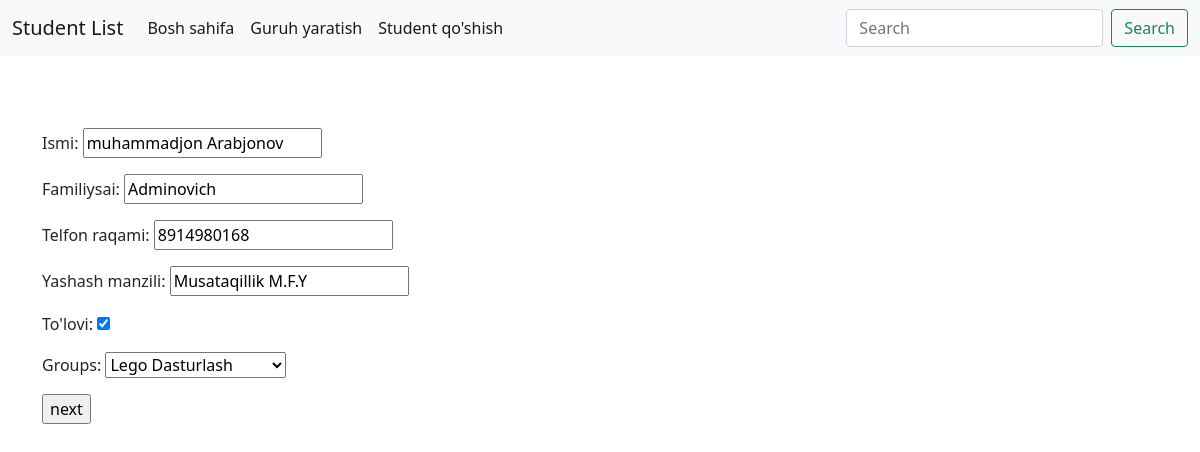
/update_student/3/, run on an earlier commit of the app's database.
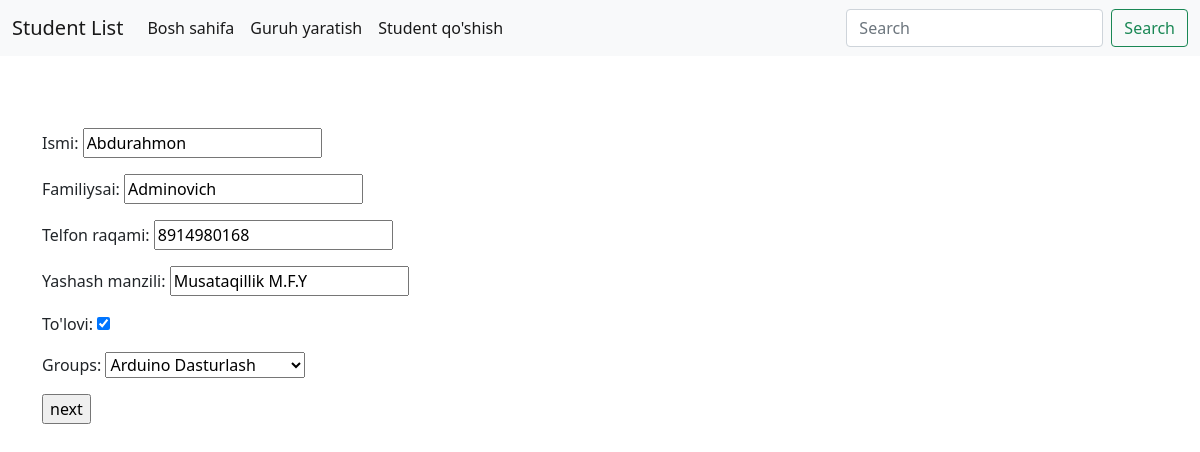
And on a later commit of the database.
### main/models.py (models this page shows, shortened)
class Student(models.Model):
    name = models.CharField('Ismi',max_length=100)
    surname = models.CharField('Familiysai',max_length=100)
    phone = models.CharField('Telfon raqami',max_length=20 ,blank=True)
    address = models.CharField('Yashash manzili',max_length=200,blank=True)
    pay = models.BooleanField('To\'lovi',default=False)
    groups = models.ForeignKey(Groups, related_name='groups',on_delete=models.CASCADE)

### main/views.py (the view)
# urls.py: path('update_student/<pk>/', UpadateStudent.as_view(), name='upadet_student'),
class UpadateStudent(UpdateView):
    model = Student
    fields = '__all__'
    success_url = '/'
    template_name = 'create.html'

### main/models.py (called while the page is built)
    def __str__(self):
        return self.group_name

### templates/create.html (shortened to what this page needs)
{% extends 'base.html' %}
{% load static %}
{% block content %}
<div class="container">
    <form action="" method="POST">
        {{form.as_p}}
        <input type="submit" value="next">
    </form>
</div>
{% endblock content %}

### templates/base.html (shortened to what this page needs)
{% load static %}
<!doctype html>
<html lang="en">
  <head>
    <link rel="stylesheet" href="https://pro.fontawesome.com/releases/v5.10.0/css/all.css"/>
    <link href="https://cdn.jsdelivr.net/npm/bootstrap@5.0.2/dist/css/bootstrap.min.css" rel="stylesheet">
  </head>
  <body>
    <nav class="navbar navbar-expand-lg navbar-light bg-light">
        <div class="container-fluid">
          <a class="navbar-brand" href="{% url 'main:home' %}">Student List</a>
          <div class="collapse navbar-collapse" id="navbarSupportedContent">
            <ul class="navbar-nav me-auto mb-2 mb-lg-0">
              <li class="nav-item">
                <a class="nav-link active" aria-current="page" href="{% url 'main:home' %}">Bosh sahifa </a>
              </li>
              <li class="nav-item">
                <a class="nav-link active" aria-current="page" href="{% url 'main:create_group' %}">Guruh yaratish </a>
              </li>
              <li class="nav-item">
                <a class="nav-link active" aria-current="page" href="{% url 'main:student_create' %}">Student qo'shish </a>
              </li>
            </ul>
            <form class="d-flex" action="{% url 'main:search' %}" method="get">
              <input class="form-control me-2" type="text" placeholder="Search" name="search" aria-label="Qidiruv">
              <button class="btn btn-outline-success" type="submit">Search</button>
            </form>
          </div>
        </div>
      </nav><br><br><br>
      {% block content %}
      {% endblock content %}
    </body>
  </html>

What changed in the data, as far as the page shows it:
changed Student "Adminovich": name "muhammadjon Arabjonov" → "Abdurahmon"; groups "Lego Dasturlash" → "Arduino Dasturlash"
